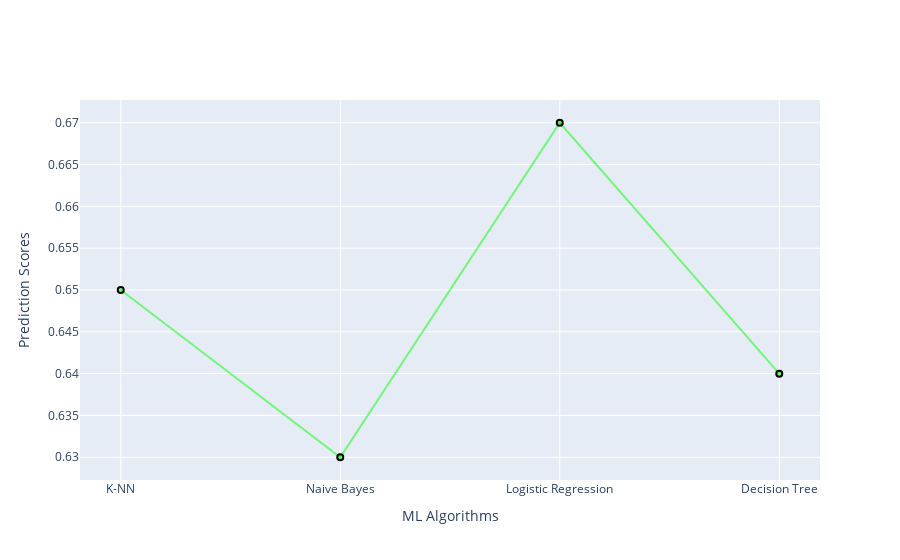

Notebook code cell kept with this figure:
### Code cell
scores=[KNNscore,NBscore,LRscore,DTCscore,]
AlgorthmsName=["K-NN","Naive Bayes","Logistic Regression","Decision Tree"]

#create traces

trace1 = go.Scatter(
    x = AlgorthmsName,
    y= scores,
    name='Algortms Name',
    marker =dict(color='rgba(0,255,0,0.5)',
               line =dict(color='rgb(0,0,0)',width=2)),
                text=AlgorthmsName
)
data = [trace1]

layout = go.Layout(barmode = "group",
                  xaxis= dict(title= 'ML Algorithms',ticklen= 5,zeroline= False),
              yaxis= dict(title= 'Prediction Scores',ticklen= 5,zeroline= False))
fig = go.Figure(data = data, layout = layout)
iplot(fig)

### Figure 1 — Plotly figure (JSON) as saved in the notebook; plotly's stock layout.template omitted (floating-point values rounded to 4 significant figures)
{"data": [{"marker": {"color": "rgba(0,255,0,0.5)", "line": {"color": "rgb(0,0,0)", "width": 2}}, "name": "Algortms Name", "text": ["K-NN", "Naive Bayes", "Logistic Regression", "Decision Tree"], "type": "scatter", "x": ["K-NN", "Naive Bayes", "Logistic Regression", "Decision Tree"], "y": [0.65, 0.63, 0.67, 0.64]}], "layout": {"barmode": "group", "xaxis": {"ticklen": 5, "title": {"text": "ML Algorithms"}, "zeroline": false}, "yaxis": {"ticklen": 5, "title": {"text": "Prediction Scores"}, "zeroline": false}}}
